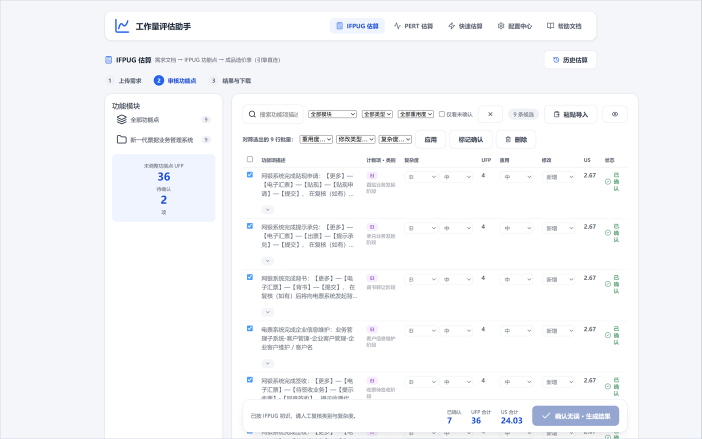
#> input picture docs/assets/product-intro/fig_cover.png, 1403 x 878 px, given in place of 01_overview.png, which was not available (shown at 1/2 size)
$ python compose_shots.py
#> lines starting #> are read from the running program, lines starting #| are printed output that depends on the picture
# -*- coding: utf-8 -*-
"""把抓到的界面截图整理成文档图版：裁掉无关区域、拼多图、加细边框、统一宽度。
输入 release/shots/*.png（采集底图，仅本地产物），输出 docs/assets/product-intro/*.png（入库图版）。
成品宽度即文档里的展示宽度（220 dpi 折算），文档侧按同一宽度插入。
用法：python tools/docs/product-intro/compose_shots.py
"""
import os

from PIL import Image, ImageDraw, ImageFont

ROOT = os.path.dirname(os.path.dirname(os.path.dirname(os.path.dirname(os.path.abspath(__file__)))))
SHOTS = os.path.join(ROOT, "release", "shots")
OUT = os.path.join(ROOT, "docs", "assets", "product-intro")
os.makedirs(OUT, exist_ok=True)

BORDER = (0xCB, 0xD5, 0xE1)
INK = (0x1F, 0x4E, 0x79)
MUTED = (0x55, 0x60, 0x70)
GAP = 18
PAD = 10
DPI = 220


def font(size):
    for name in ("msyh.ttc", "msyhbd.ttc", "simhei.ttf"):
        p = os.path.join("C:/Windows/Fonts", name)
        if os.path.exists(p):
            return ImageFont.truetype(p, size)
    return ImageFont.load_default()


def load(name):
#> called with name = '01_overview.png'
    return Image.open(os.path.join(SHOTS, name)).convert("RGB")
#> returned value is the input picture: PIL image 1403x878 RGB; mean R, G, B 245.7, 247, 249.5


def crop(name, box):
    return load(name).crop(box)


def bordered(img, width=2):
#> called with width = 2
    out = Image.new("RGB", (img.width + 2 * width, img.height + 2 * width), BORDER)
    out.paste(img, (width, width))
#> in save, `target = int(cm / 2.54 * dpi)`: target = 1403
#| fig_cover.png          16.2cm  1403x879  276 KB
#> call 2 of load, with name = 'flow_upload.png'
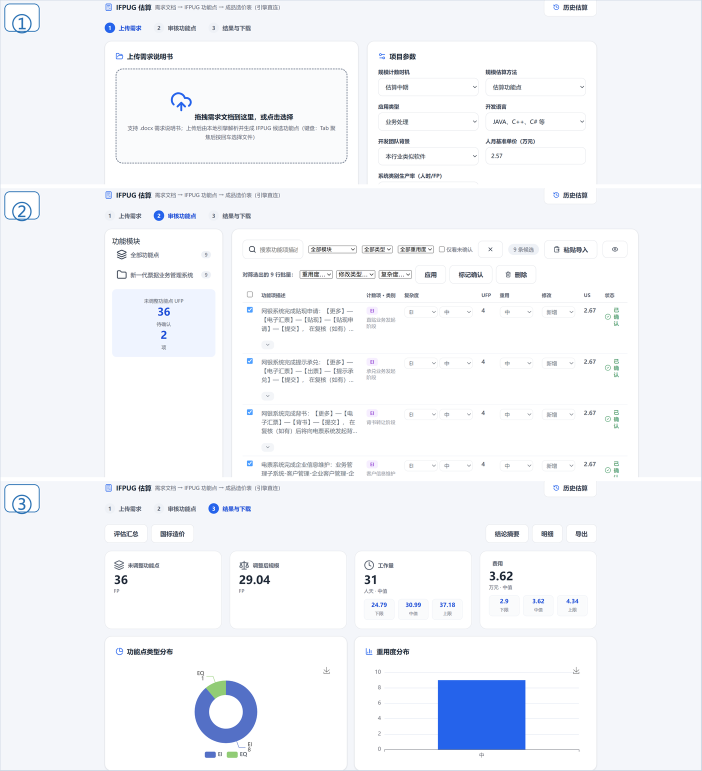
#> input picture docs/assets/product-intro/fig_flow.png, 1403 x 1541 px, given in place of flow_upload.png, which was not available (shown at 1/2 size)
#> in load, returned value is the input picture: PIL image 1403x1541 RGB; mean R, G, B 242.7, 244.9, 249.1
#> in crop, `return load(name).crop(box)`:
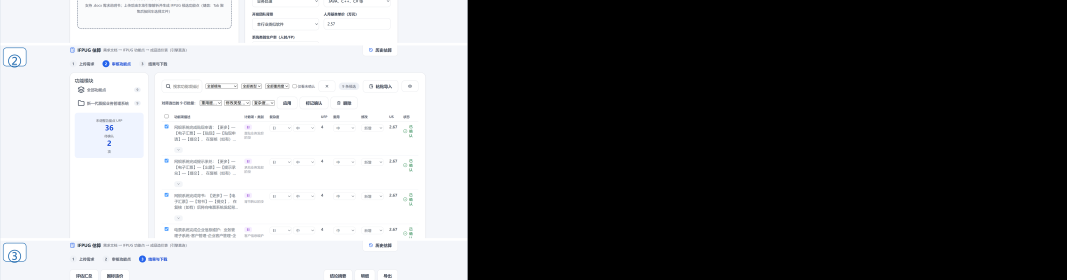
#> returned value: PIL image 3200x840 RGB (shown at 1/3 size); mean R, G, B 107.5, 108.1, 109.2
    return out


def badge(img, text, size=96):
    """左上角序号：界面顶部本身是留白，叠一个圆角标签不遮内容。"""
#> called with text = '①', size = 96
    d = ImageDraw.Draw(img)
    f = font(size)
    pad = size // 3
    tw = d.textlength(text, font=f)
#> tw = 5
#> call 2 of crop, with name = '01_overview.png', box = (0, 240, 3200, 1560)
#> in crop (call 2), `return load(name).crop(box)`:
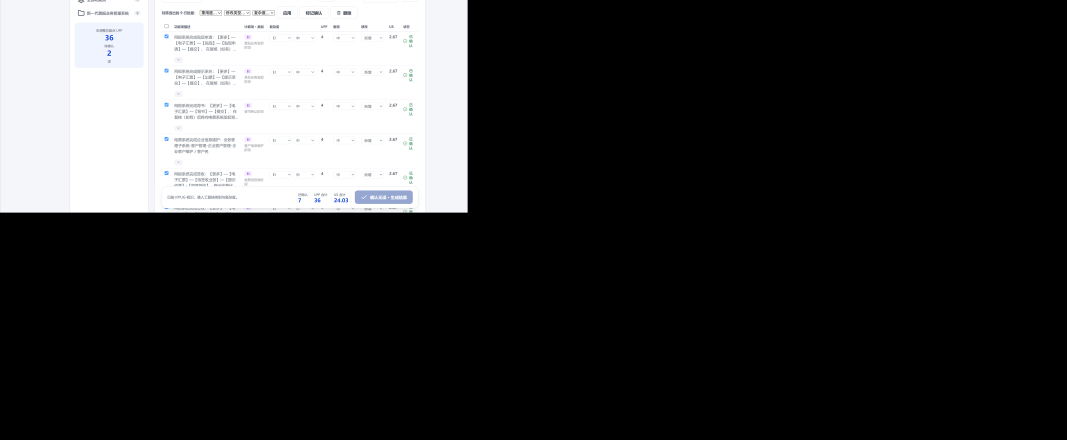
#> returned value: PIL image 3200x1320 RGB (shown at 1/3 size); mean R, G, B 52.3, 52.6, 53
#> call 3 of crop, with name = 'flow_result.png', box = (0, 240, 3200, 1560)
#> in crop (call 3), `return load(name).crop(box)`:
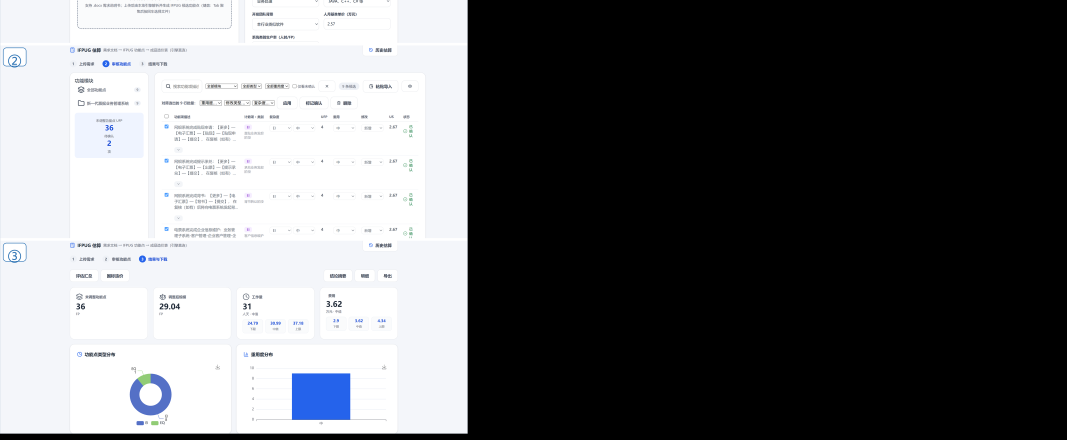
#> returned value: PIL image 3200x1320 RGB (shown at 1/3 size); mean R, G, B 104.9, 105.8, 107.7
    x, y = 18, 14
    d.rounded_rectangle([x, y, x + tw + 2 * pad, y + size + pad], radius=size // 4,
                        fill=(255, 255, 255), outline=(0x2E, 0x74, 0xB5), width=max(3, size // 24))
    d.text((x + pad, y + pad // 2), text, font=f, fill=(0x2E, 0x74, 0xB5))
    return img


def vstack(imgs, gap=GAP, bg=(255, 255, 255)):
#> called with gap = 18, bg = (255, 255, 255)
    w = max(i.width for i in imgs)
#> w = 3200
    h = sum(i.height for i in imgs) + gap * (len(imgs) - 1)
#> h = 3516
    out = Image.new("RGB", (w, h), bg)
#> out: PIL image 3200x3516 RGB; every value is 255
    y = 0
    for i in imgs:
        out.paste(i, ((w - i.width) // 2, y))
        y += i.height + gap
#> this loop made 3 passes
#> y on passes 1 to 3: 858, 2196, 3534
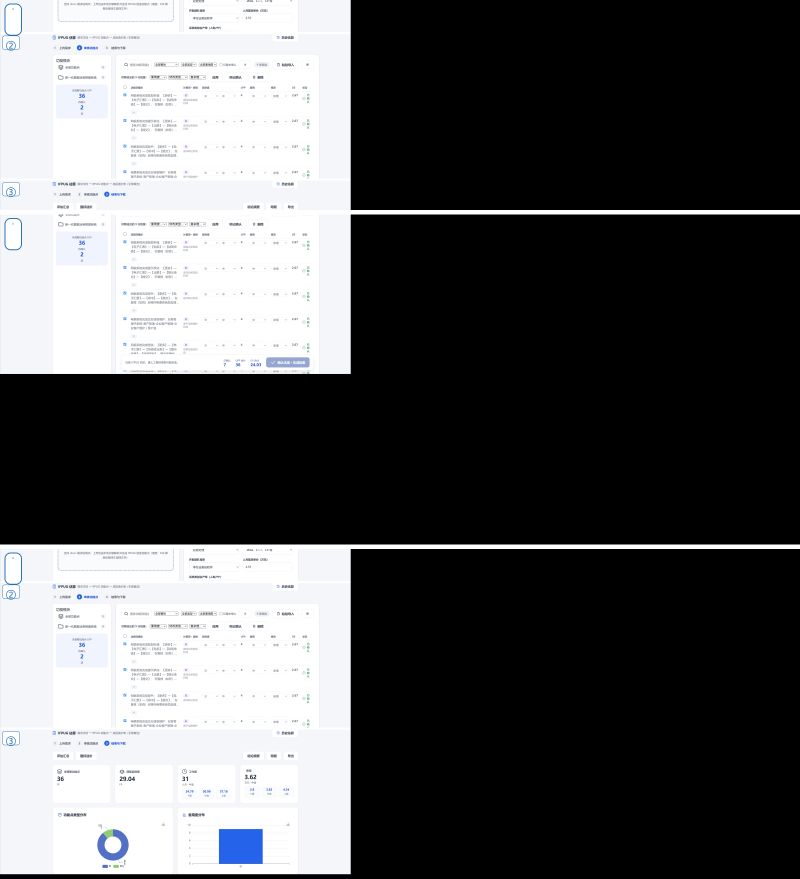
#> out: PIL image 3200x3516 RGB (shown at 1/4 size); mean R, G, B 87.2, 87.9, 89
#> after the loop, y = 3534
    return out


def label_bar(text, width, height=64, size=34, bg=(255, 255, 255)):
    bar = Image.new("RGB", (width, height), bg)
    d = ImageDraw.Draw(bar)
    d.text((12, (height - size) // 2 - 4), text, font=font(size), fill=MUTED)
    d.line([(12, height - 8), (width - 12, height - 8)], fill=BORDER, width=2)
    return bar


def trim_white(img, thresh=248):
    """裁掉四周纯白边（Excel 导出会在空白行列留白）。"""
    gray = img.convert("L")
    w, h = gray.size
    px = gray.load()
    left, right, top, bottom = w, 0, h, 0
    step = 4
    for y in range(0, h, step):
        for x in range(0, w, step):
            if px[x, y] < thresh:
                left = min(left, x)
                right = max(right, x)
                top = min(top, y)
                bottom = max(bottom, y)
    if right <= left or bottom <= top:
        return img
    return img.crop((max(0, left - 6), max(0, top - 6), min(w, right + 8), min(h, bottom + 8)))


def save(img, name, cm, dpi=DPI):
    target = int(cm / 2.54 * dpi)
    if img.width != target:
        img = img.resize((target, round(img.height * target / img.width)), Image.LANCZOS)
    path = os.path.join(OUT, name)
    img.save(path, optimize=True)
    print("%-22s %4.1fcm  %dx%d  %d KB" % (name, cm, img.width, img.height, os.path.getsize(path) // 1024))


# 1) 封面主界面（IFPUG 估算页全景）
save(bordered(load("01_overview.png")), "fig_cover.png", 16.2)

# 2) 三步流程：三张同宽首屏纵向拼接，左上角标 ①②③（各自裁到内容结束处，避免大段空白）
strip = lambda n, bottom: crop(n, (0, 240, 3200, bottom))
flow = [badge(strip("flow_upload.png", 1080), "①"),
        badge(strip("01_overview.png", 1560), "②"),
        badge(strip("flow_result.png", 1560), "③")]
save(bordered(vstack(flow)), "fig_flow.png", 16.2)
#> call 2 of bordered, with width = 2
#> in bordered (call 2), `out = Image.new("RGB", (img.width + 2 * width, img.height + 2 * width)..`:
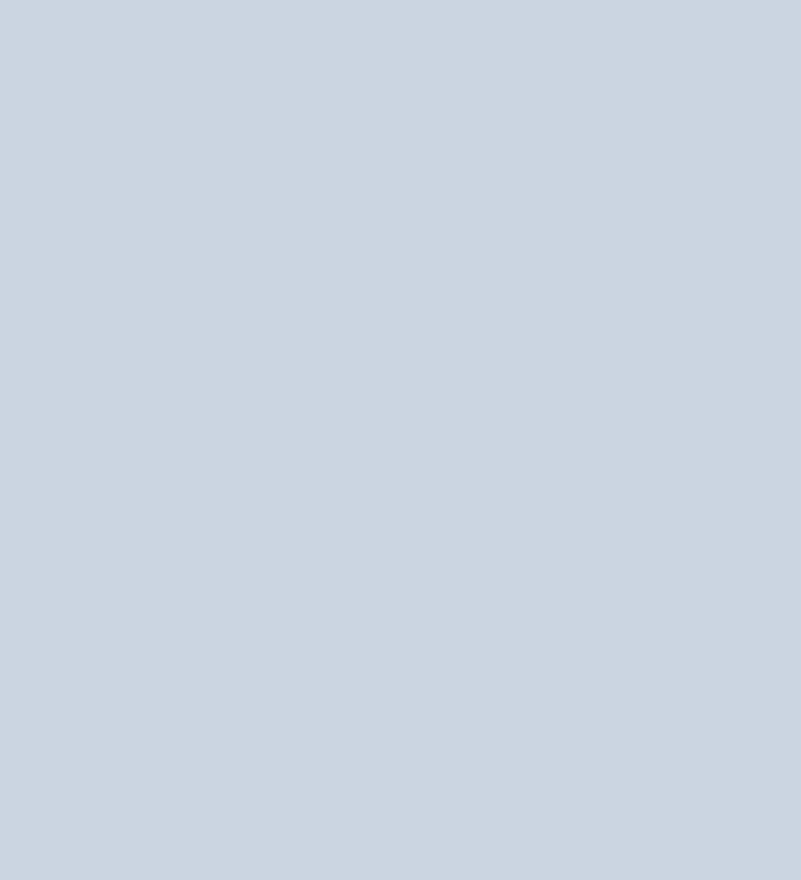
#> out: PIL image 3204x3520 RGB (shown at 1/4 size); mean R, G, B 203, 213, 225
#> in bordered (call 2), `out.paste(img, (width, width))`:
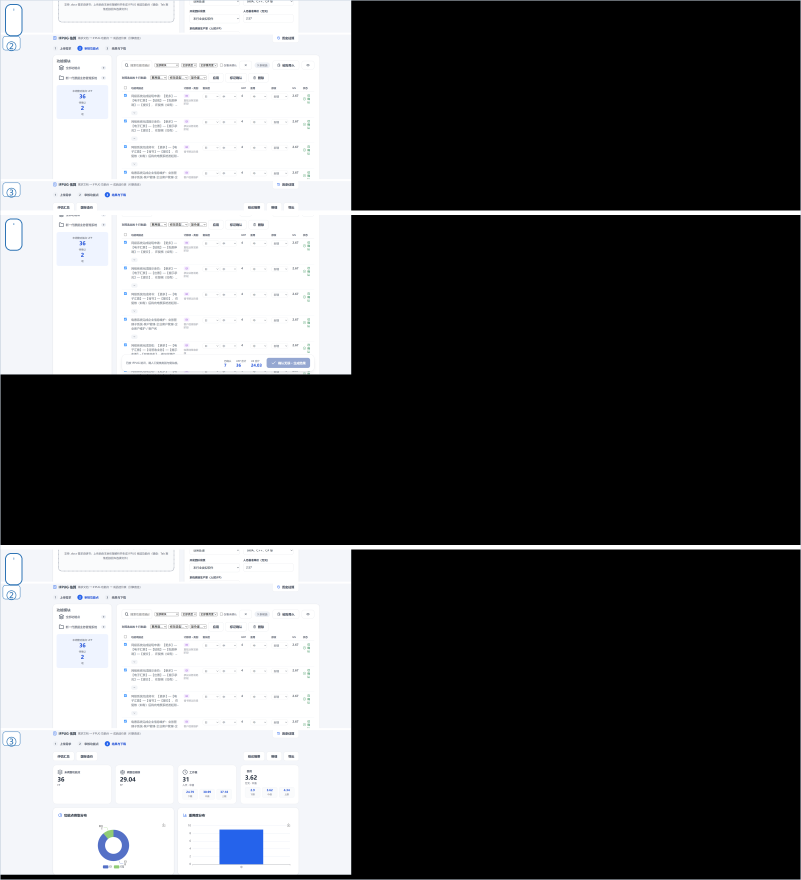
#> out: PIL image 3204x3520 RGB (shown at 1/4 size); mean R, G, B 87.5, 88.2, 89.4
#| fig_flow.png           16.2cm  1403x1541  249 KB

# 3) 审核功能点表格（含底部汇总操作条）
#> (the run stopped early here; a loop or call above may not have finished)
